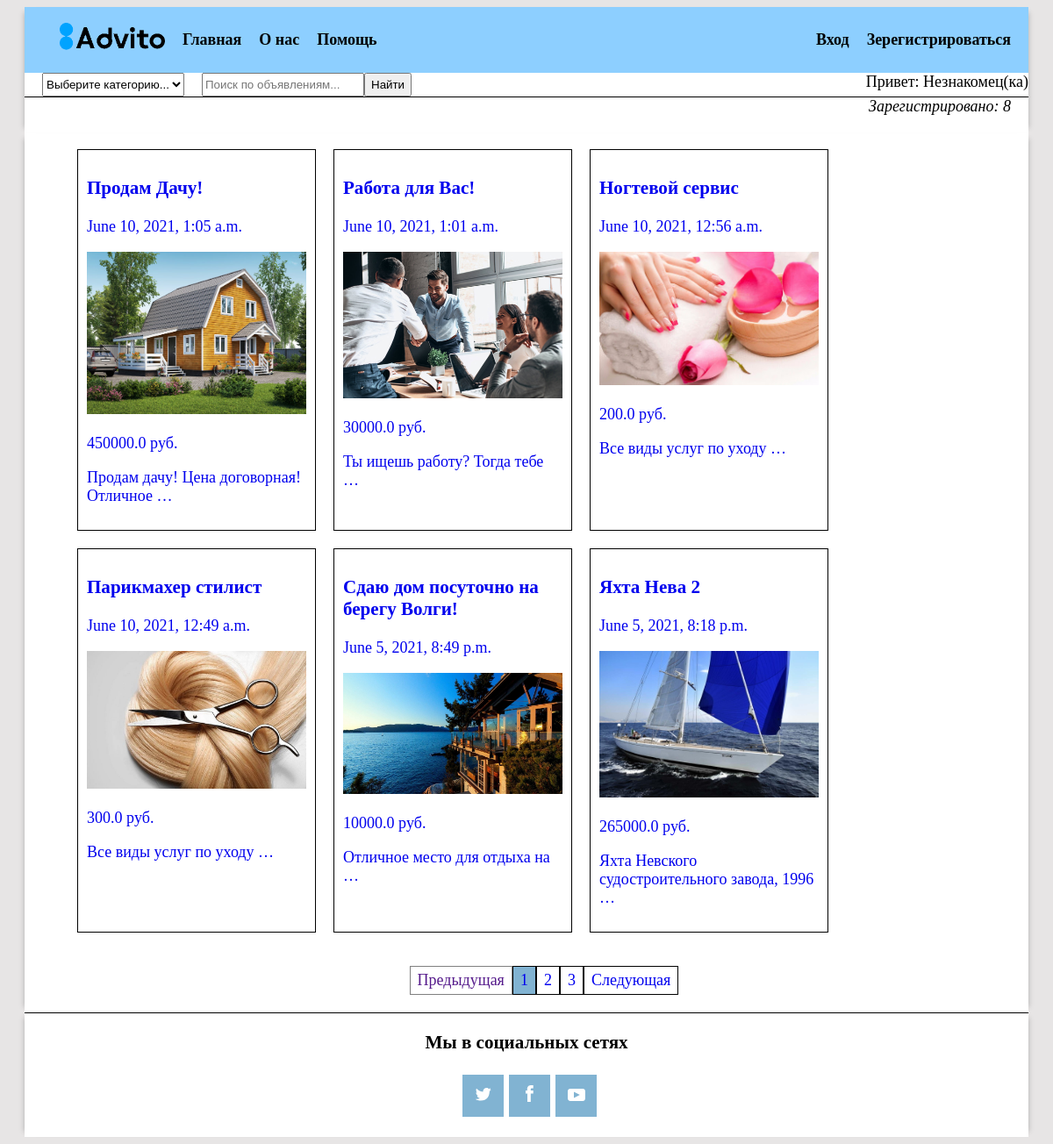
The page / on the database its author committed.
### advito/models.py (models this page shows, shortened)
class Post(models.Model):
    author = models.ForeignKey(User, on_delete=models.CASCADE)
    category = models.ForeignKey(CategoryPost, on_delete=models.CASCADE, verbose_name="Категория", related_name='category')
    price = models.FloatField(verbose_name="Цена", blank=True)
    name_descript = models.CharField(max_length=200,  blank=True, verbose_name="Название объявления")
    description = models.TextField(max_length=1000, blank=True, verbose_name="Описание объявления")
    image = models.ImageField(upload_to=user_directory_path, verbose_name="Фото объявления")
    date_pub = models.DateTimeField(default=timezone.now, verbose_name="Дата объявления")
    date_edit = models.DateTimeField(default=timezone.now, verbose_name="Дата редактирования")
    class Meta:
        ordering=['-date_pub']

### advito/views.py (the view)
# urls.py: url(r'^$', views.IndexView.as_view(), name='main'),
class IndexView(ListView):
    posts = Post.objects.all()
    categories = CategoryPost.objects.all()
    model = Post
    template_name = 'advito/index.html'
    context_object_name ='posts'
    users_counter = users_counter()
    text = "Зарегистрировано: "
    def get(self, request):
        search_query = self.request.GET.get('q')
        if search_query:
            posts = Post.objects.filter(
                Q(name_descript__icontains=search_query)
                | Q(description__icontains=search_query)
            )
        else:
            posts = Post.objects.all()
        page, is_paginated, prev_url, next_url = paginate(posts, request)
        context = {
            'page_object': page,
            'categories': self.categories,
            'users_counter': users_counter,
            'text': self.text,
            'is_paginated': is_paginated,
            'prev_url': prev_url,
            'next_url': next_url,
        }
        return render(request, self.template_name, context)

### advito/views.py (called while the page is built)
def users_counter():
    users =  Profile.objects.all()
    return len(users)

def paginate(posts, request):
    paginate_by = 6
    paginator = Paginator(posts, paginate_by)
    page_number = request.GET.get('page', 1)
    page = paginator.get_page(page_number)
    is_paginated = page.has_other_pages()
    if page.has_previous():
        prev_url = '?page={}'.format(page.previous_page_number())
    else:
        prev_url = ''
    if page.has_next():
        next_url = '?page={}'.format(page.next_page_number())
    else:
        next_url = ''
    return page, is_paginated, prev_url, next_url

### advito/templates/advito/index.html
{% extends 'advito/base_advito.html' %}
{% block content %}
  <div class="cards">
    {% if page_object %}
      <ul class="posts">
        {% for post in page_object.object_list %}
          <li class="post">
            <a href="{% url 'advito:post_detail' post.id %}">
              <h3>{{ post.name_descript }}</h3>
              <p>{{ post.date_pub }}</p>
              <p class="post__img"><img class="img" alt="post image" src="{{ post.image.url }}"></p>
              <p class="post__price">{{ post.price }} pуб.</p>
              <p class="post__text">{{ post.description | truncatewords:5 }}</p>
            </a>
          </li>
        {% endfor %}
      </ul>
    {% elif not page_object %}
      <h2>Извините по вашему запросу ничего не найдено :-(</h2>
    {% else %}
      <h2>Постов еще нет</h2>
    {% endif %}
    </div>
{% endblock  %}

### static/css/common.css (style rules this page uses)
html { background-color: #E7E5E5; box-sizing: border-box; font-family: 'Times New Roman', serif; }
body { font-size: 18px; }
a { text-decoration: none; cursor: pointer; }
li { list-style-type: none }
.img { width: 100%; }
img { max-width: 100%; }

### static/css/style.css (style rules this page uses)
.posts, .cards { display:flex; flex-wrap:wrap; }
.post { max-width:250px; padding: 10px; border: solid 1px; margin-right: 20px; margin-bottom:20px }

### rows shown on the page
Post: name_descript "Продам Дачу!", date_pub "June 10, 2021, 1:05 a.m.", image (picture), price "450000.0", description "Продам дачу! Цена договорная! Отличное …"
Post: name_descript "Работа для Вас!", date_pub "June 10, 2021, 1:01 a.m.", image (picture), price "30000.0", description "Ты ищешь работу? Тогда тебе …"
Post: name_descript "Ногтевой сервис", date_pub "June 10, 2021, 12:56 a.m.", image (picture), price "200.0", description "Все виды услуг по уходу …"
Post: name_descript "Парикмахер стилист", date_pub "June 10, 2021, 12:49 a.m.", image (picture), price "300.0", description "Все виды услуг по уходу …"
Post: name_descript "Сдаю дом посуточно на берегу Волги!", date_pub "June 5, 2021, 8:49 p.m.", image (picture), price "10000.0", description "Отличное место для отдыха на …"
Post: name_descript "Яхта Нева 2", date_pub "June 5, 2021, 8:18 p.m.", image (picture), price "265000.0", description "Яхта Невского судостроительного завода, 1996 …"

### other values the page prints
{{ text }} "Зарегистрировано:"
{{ users_counter }} "8"
{{ n }} "1"
{{ n }} "2" "3"
